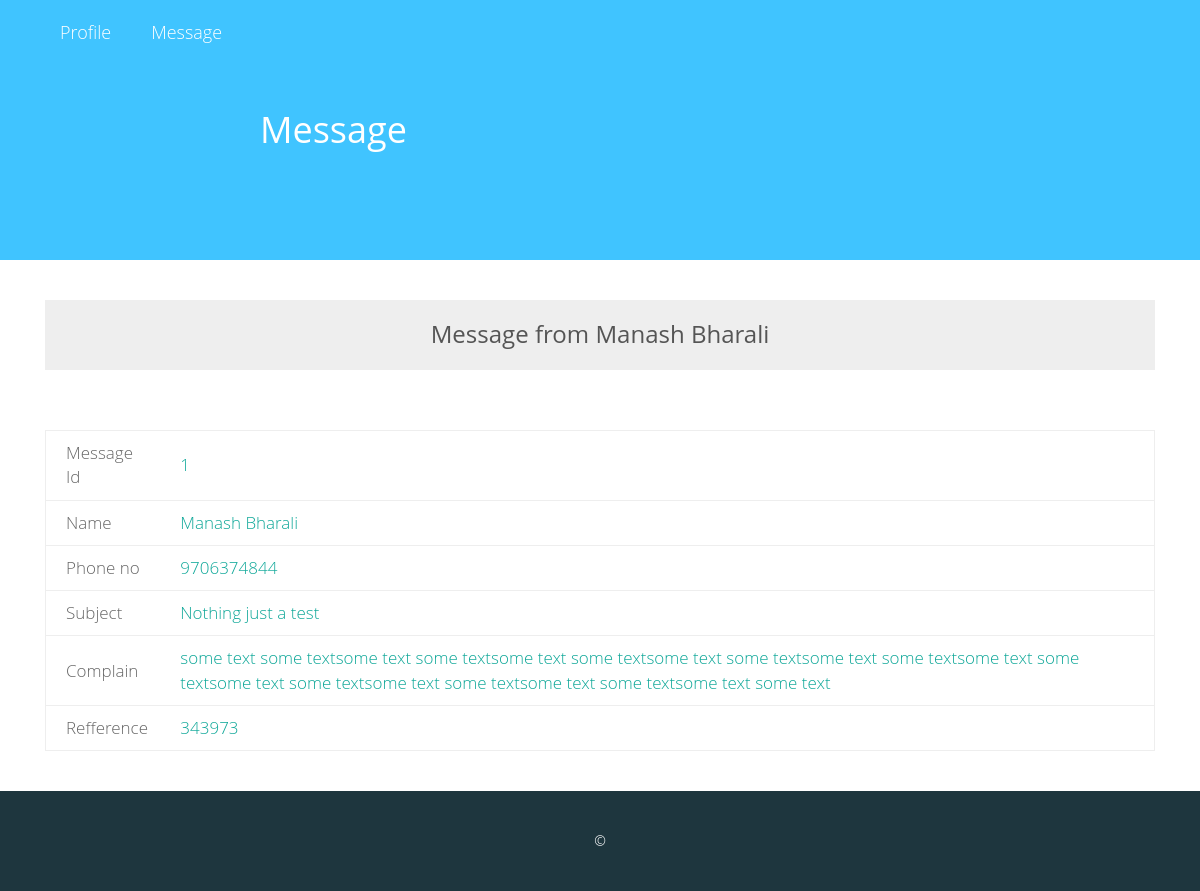
The page /dummy/message-view.php?id=1 on the database its author committed.
### tables this page shows
CREATE TABLE `view_cmp` (
  `id` int(11) NOT NULL,
  `ref_no` varchar(20) NOT NULL,
  `name` varchar(220) NOT NULL,
  `email` varchar(220) NOT NULL,
  `phone no` varchar(220) NOT NULL,
  `subject` varchar(220) NOT NULL,
  `complain` text NOT NULL,
  `dummy` varchar(50) NOT NULL
);

### dummy/message-view.php (the view, shortened to what this page needs)
<?php
  $id = $_GET['id'];
    $query1=mysql_query("SELECT * FROM `view_cmp` WHERE id='$id'");
    while( $arry=mysql_fetch_array($query1) ) {
      $name = $arry['name'];
      $phone_no = $arry['phone no'];
      $subject = $arry['subject'];
      $complain = $arry['complain'];
      $ref = $arry['ref_no'];
    }
 ?>
<!DOCTYPE html>
<html>
  <head>
    <link rel="stylesheet" href="../files/css/bootstrap.css">
    <link rel="stylesheet" href="../files/css/custom.css">
  </head>
  <body>
  <?php require 'nav.php';?>
  <div class="cover main" style="background:#40C4FF;">
    <h1>Message</h1>
  </div>
  <div class="animated fadeIn">
    <div class="container">
        <div class="col-lg-12 ">
           <br><br>
            <div class="colr">
                <h3>Message from <?php echo $name;?> </h3>
            </div>
           <br><br><br>
          <table>
            <?php
              $query1=mysql_query("SELECT * FROM `view_cmp` WHERE id='$id'");
              while( $arry=mysql_fetch_array($query1) ) {
                $name = $arry['name'];
                $phone_no = $arry['phone no'];
                $subject = $arry['subject'];
                $complain = $arry['complain'];
                $ref = $arry['ref_no'];
              }
                 echo "<tr> <td> <b> Message Id </b> </td>";
                 echo "     <td> ".$id."</td> </tr>";
                 echo "<tr> <td> <b> Name </b> </td>";
                 echo "     <td> ".$name."</td> </tr>";
                 echo "<tr> <td> <b> Phone no </b> </td>";
                 echo "     <td> ".$phone_no."</td> </tr>";
                 echo "<tr> <td> <b> Subject </b> </td>";
                 echo "     <td> ".$subject."</td> </tr>";
                 echo "<tr> <td> <b> Complain </b> </td>";
                 echo "     <td> ".$complain."</td></tr>";
                 echo "<tr> <td> <b> Refference </b> </td>";
                 echo "     <td> ".$ref."</td></tr>";
            ?>
            </table>
          <br><br>
      </div>
    </div>
  </div>
  <footer>
        <br><br>&copy
  </footer>
  </body>
</html>

### files/css/custom.css (style rules this page uses)
body { font-family:"Gotham A", Gotham, "Gotham SSm A", "Gotham SSm B", "Gotham SSm", "Proxima Nova", "Open Sans", "Helvetica Neue", Helvetica, Arial, sans-serif; font-weight: lighter; }
.cover { width:100%; height: 260px; background: #4db6ac url('../img/hhh.png'); background-position: center center; background-size: cover; position: relative; float: left; z-index: 999; color: #fff; }
.main { padding-top: 90px; padding-left: 260px; padding-right: 30px; color:#fff; }
table { width:100%; border-left: 1px solid #eee; border-right: 1px solid #eee; font-size: 17px; }
td { padding:10px; border-top: 1px solid #eee; border-bottom: 1px solid #eee; padding-left: 20px; color:#0ea798; }
table b { font-weight: lighter!important; color: #666; }
.colr { width: 100%; height: 70px; background: #EEE; color: #555; text-align: center; padding-top: 1px; }
footer { width: 100%; height: 100px; background: #1e363e; position: relative; float: left; text-align: center; color: #fff; }
.animated { animation-duration: 1s; animation-fill-mode: both; }
.fadeIn { animation-name: fadeIn; }

### rows shown on the page
view_cmp: name "Manash Bharali", phone no "9706374844", subject "Nothing just a test", complain "some text some textsome text some textsome text some textsome text some textsome text some textsome text some textsome text some textsome text some textsome text some textsome text some text", ref_no "343973"

### other values the page prints
$id "1"
